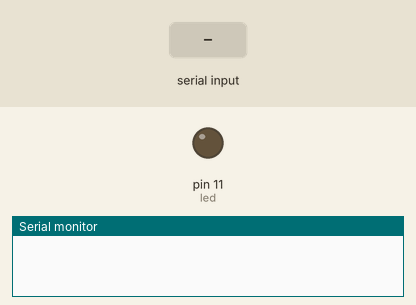
Recording of a sketch running on a simulated Arduino Uno, built with avr-gcc and run on an emulated ATmega328P. On the bench: output pins drawn as LEDs (lit = HIGH), the last lines printed to the serial monitor. The test bench sets the inputs (shaded band).

Above: at 1.2 s.
1.3 s: "y" received over Serial
At 2.5 s:
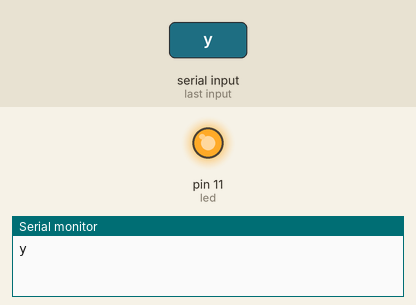
2.8 s: "n" received over Serial
At 3.8 s:
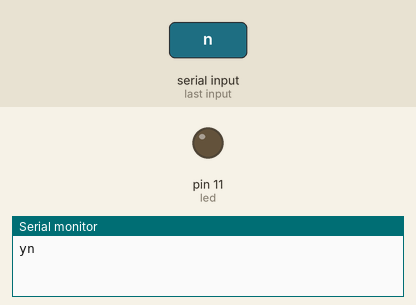
Timing chart, 0 to 5.8 s (numbered marks = the images above; inputs shaded):
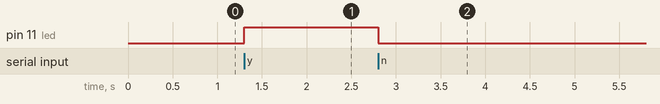

Measured:
- after the input at 1.3 s, pin 11 (led): LOW → HIGH at once
- after the input at 2.8 s, pin 11 (led): HIGH → LOW at once

The sketch:

t15e2.ino
```cpp
//VARIABLES & CONSTANTS//
//--------------------//
const int led = 11;
char letter; //Variable to store the read key
//---------------------------//
void setup()
 {
   Serial.begin(9600);
   pinMode(led, OUTPUT);
 }
//---------------------------//
void loop()
{
  // It checks when a byte is received
  if (Serial.available()>0) {
    letter=Serial.read();
    // It checks what key is pressed and what is
    // the LED state
     if ((letter=='y'))
     {
       digitalWrite(led,HIGH);
     }

    else if ((letter=='n'))
     {
       digitalWrite(led,LOW);
     }
     Serial.write(letter);
  }
}
```
